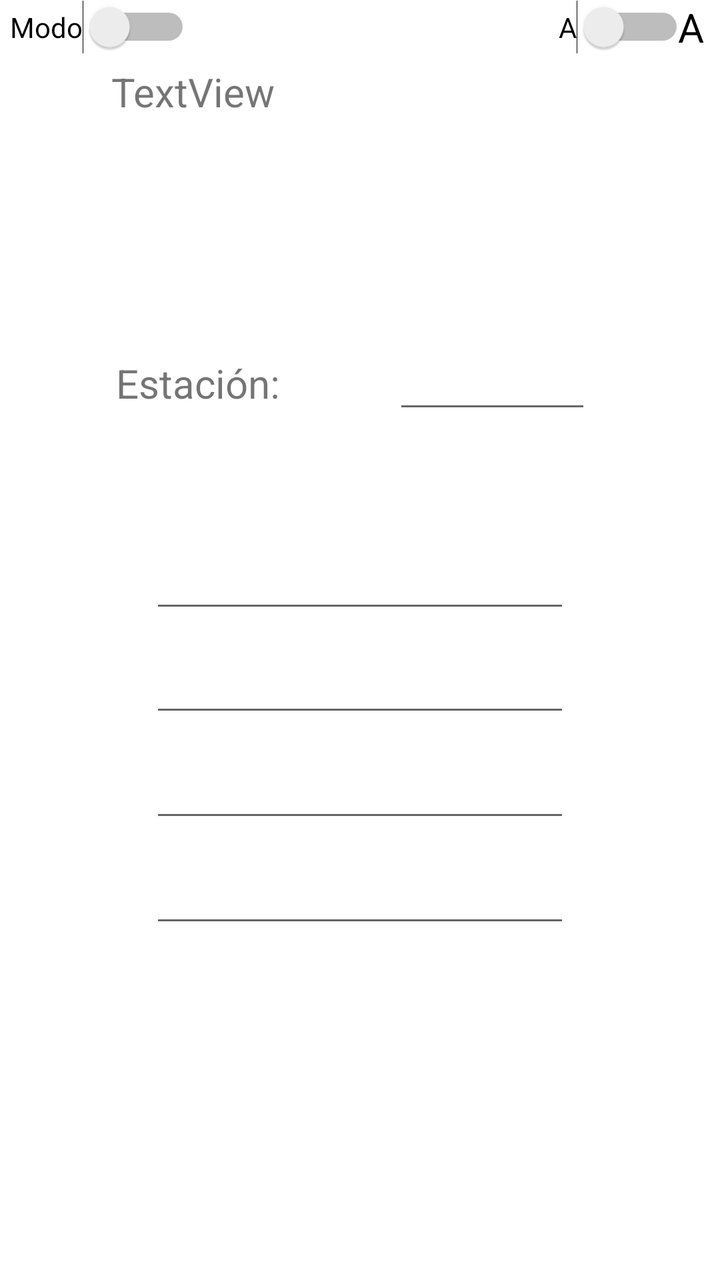
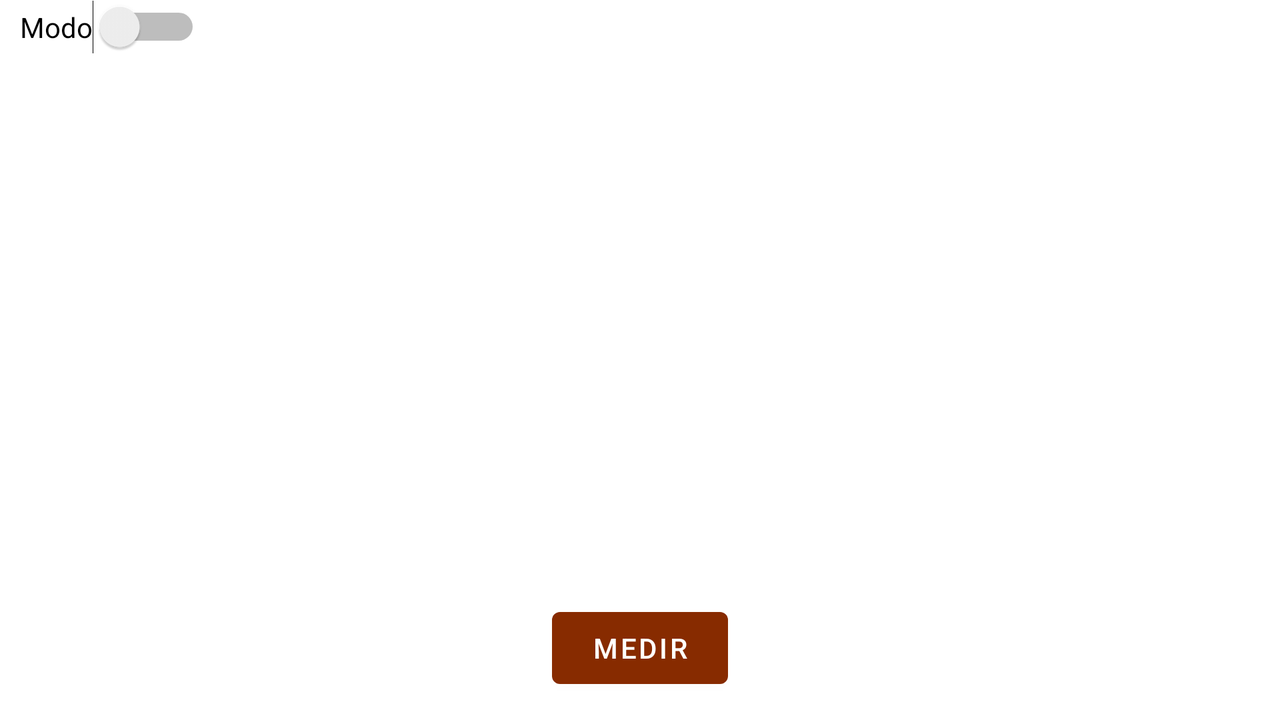

One screen, two layout resources from the same app: the default and the repository's alternative for another configuration. Each is rendered where Android would select it; the XML of both is given below.
<!-- AndroidManifest.xml: application theme Theme.Tut -->
<!-- res/layout/activity_main.xml -->
<?xml version="1.0" encoding="utf-8"?>
<androidx.constraintlayout.widget.ConstraintLayout xmlns:android="http://schemas.android.com/apk/res/android"
    xmlns:app="http://schemas.android.com/apk/res-auto"
    xmlns:tools="http://schemas.android.com/tools"
    android:layout_width="match_parent"
    android:layout_height="match_parent"
    tools:context=".MainActivity">


    <Button
        android:id="@+id/button"
        android:layout_width="wrap_content"
        android:layout_height="wrap_content"
        android:layout_marginTop="638dp"
        android:layout_marginBottom="45dp"
        android:text="Medir"
        app:backgroundTint="#872B00"
        app:layout_constraintBottom_toBottomOf="parent"
        app:layout_constraintEnd_toEndOf="parent"
        app:layout_constraintHorizontal_bias="0.498"
        app:layout_constraintStart_toStartOf="parent"
        app:layout_constraintTop_toTopOf="parent"
        app:layout_constraintVertical_bias="1.0" />

    <Switch
        android:id="@+id/CambioModo"
        android:layout_width="wrap_content"
        android:layout_height="wrap_content"
        android:text="Modo"
        app:layout_constraintEnd_toEndOf="parent"
        app:layout_constraintHorizontal_bias="0.018"
        app:layout_constraintStart_toStartOf="parent"
        app:layout_constraintTop_toTopOf="parent" />

    <Switch
        android:id="@+id/CambioLetra"
        android:layout_width="wrap_content"
        android:layout_height="wrap_content"
        android:text="A"
        app:layout_constraintBottom_toBottomOf="parent"
        app:layout_constraintEnd_toEndOf="parent"
        app:layout_constraintHorizontal_bias="0.94"
        app:layout_constraintStart_toStartOf="parent"
        app:layout_constraintTop_toTopOf="parent"
        app:layout_constraintVertical_bias="0.0" />

    <TextView
        android:id="@+id/A"
        android:layout_width="21dp"
        android:layout_height="26dp"
        android:text="A"
        android:textColor="#000000"
        android:textSize="20dp"
        app:layout_constraintBottom_toBottomOf="parent"
        app:layout_constraintEnd_toEndOf="parent"
        app:layout_constraintHorizontal_bias="1.0"
        app:layout_constraintStart_toStartOf="parent"
        app:layout_constraintTop_toTopOf="parent"
        app:layout_constraintVertical_bias="0.0" />

    <TextView
        android:id="@+id/saludo"
        android:layout_width="252dp"
        android:layout_height="150dp"
        android:text="TextView"
        android:textSize="20dp"
        app:layout_constraintBottom_toBottomOf="parent"
        app:layout_constraintEnd_toEndOf="parent"
        app:layout_constraintHorizontal_bias="0.515"
        app:layout_constraintStart_toStartOf="parent"
        app:layout_constraintTop_toTopOf="parent"
        app:layout_constraintVertical_bias="0.066" />

    <TextView
        android:id="@+id/Estacion"
        android:layout_width="wrap_content"
        android:layout_height="wrap_content"
        android:layout_marginStart="5dp"
        android:layout_marginLeft="5dp"
        android:layout_marginTop="8dp"
        android:text="Estación:"
        android:textSize="20sp"
        app:layout_constraintBottom_toBottomOf="parent"
        app:layout_constraintEnd_toEndOf="parent"
        app:layout_constraintHorizontal_bias="0.194"
        app:layout_constraintStart_toStartOf="parent"
        app:layout_constraintTop_toTopOf="parent"
        app:layout_constraintVertical_bias="0.281" />

    <EditText
        android:id="@+id/editTextTextPersonName"
        android:layout_width="99dp"
        android:layout_height="40dp"
        android:ems="10"
        android:inputType="textPersonName"
        app:layout_constraintBottom_toBottomOf="parent"
        app:layout_constraintEnd_toEndOf="parent"
        app:layout_constraintHorizontal_bias="0.753"
        app:layout_constraintStart_toStartOf="parent"
        app:layout_constraintTop_toTopOf="parent"
        app:layout_constraintVertical_bias="0.286" />

    <EditText
        android:id="@+id/pH"
        android:layout_width="wrap_content"
        android:layout_height="wrap_content"
        android:ems="10"
        android:inputType="textPersonName"
        app:layout_constraintBottom_toBottomOf="parent"
        app:layout_constraintEnd_toEndOf="parent"
        app:layout_constraintStart_toStartOf="parent"
        app:layout_constraintTop_toTopOf="parent"
        app:layout_constraintVertical_bias="0.451" />

    <EditText
        android:id="@+id/ORP"
        android:layout_width="wrap_content"
        android:layout_height="wrap_content"
        android:ems="10"
        android:inputType="textPersonName"
        app:layout_constraintBottom_toBottomOf="parent"
        app:layout_constraintEnd_toEndOf="parent"
        app:layout_constraintStart_toStartOf="parent"
        app:layout_constraintTop_toTopOf="parent"
        app:layout_constraintVertical_bias="0.538" />

    <EditText
        android:id="@+id/TDS"
        android:layout_width="wrap_content"
        android:layout_height="wrap_content"
        android:ems="10"
        android:inputType="textPersonName"
        app:layout_constraintBottom_toBottomOf="parent"
        app:layout_constraintEnd_toEndOf="parent"
        app:layout_constraintStart_toStartOf="parent"
        app:layout_constraintTop_toTopOf="parent"
        app:layout_constraintVertical_bias="0.626" />

    <EditText
        android:id="@+id/Turb"
        android:layout_width="wrap_content"
        android:layout_height="wrap_content"
        android:ems="10"
        android:inputType="textPersonName"
        app:layout_constraintBottom_toBottomOf="parent"
        app:layout_constraintEnd_toEndOf="parent"
        app:layout_constraintStart_toStartOf="parent"
        app:layout_constraintTop_toTopOf="parent"
        app:layout_constraintVertical_bias="0.714" />

</androidx.constraintlayout.widget.ConstraintLayout>
<!-- resources referenced by this layout -->
<resources>
  <style name="Theme.Tut" parent="Theme.MaterialComponents.DayNight.DarkActionBar">
          
          <item name="colorPrimary">@color/purple_500</item>
          <item name="colorPrimaryVariant">@color/purple_700</item>
          <item name="colorOnPrimary">@color/white</item>
          
          <item name="colorSecondary">@color/teal_200</item>
          <item name="colorSecondaryVariant">@color/teal_700</item>
          <item name="colorOnSecondary">@color/black</item>
          
          <item name="android:statusBarColor" tools:targetApi="l">?attr/colorPrimaryVariant</item>
          
      </style>
</resources>
<!-- res/layout-land/activity_main.xml (the repository's variant of the layout above) -->
<!-- drawn on the phone turned sideways -->
<?xml version="1.0" encoding="utf-8"?>
<androidx.constraintlayout.widget.ConstraintLayout xmlns:android="http://schemas.android.com/apk/res/android"
    xmlns:app="http://schemas.android.com/apk/res-auto"
    xmlns:tools="http://schemas.android.com/tools"
    android:layout_width="match_parent"
    android:layout_height="match_parent"
    tools:context=".MainActivity">


    <Button
        android:id="@+id/button"
        android:layout_width="wrap_content"
        android:layout_height="wrap_content"
        android:layout_marginTop="300dp"
        android:layout_marginBottom="45dp"
        android:onClick="hacerAlgo"
        android:text="Medir"
        app:backgroundTint="#872B00"
        app:layout_constraintBottom_toBottomOf="parent"
        app:layout_constraintEnd_toEndOf="parent"
        app:layout_constraintStart_toStartOf="parent"
        app:layout_constraintTop_toTopOf="parent"
        app:layout_constraintVertical_bias="0.0" />

    <TextView
        android:id="@+id/ORP"
        android:layout_width="250dp"
        android:layout_height="35dp"
        android:fontFamily="@font/droid_sans_mono"
        android:textSize="20sp"
        android:textStyle="bold"
        app:layout_constraintBottom_toBottomOf="parent"
        app:layout_constraintEnd_toEndOf="parent"
        app:layout_constraintHorizontal_bias="0.18"
        app:layout_constraintStart_toStartOf="parent"
        app:layout_constraintTop_toTopOf="parent"
        app:layout_constraintVertical_bias="0.378" />

    <TextView
        android:id="@+id/ph"
        android:layout_width="250dp"
        android:layout_height="35dp"
        android:fontFamily="@font/droid_sans_mono"
        android:textSize="20sp"
        android:textStyle="bold"
        app:layout_constraintBottom_toBottomOf="parent"
        app:layout_constraintEnd_toEndOf="parent"
        app:layout_constraintHorizontal_bias="0.955"
        app:layout_constraintStart_toStartOf="parent"
        app:layout_constraintTop_toTopOf="parent"
        app:layout_constraintVertical_bias="0.378" />

    <TextView
        android:id="@+id/TDS"
        android:layout_width="250dp"
        android:layout_height="35dp"
        android:fontFamily="@font/droid_sans_mono"
        android:textSize="20sp"
        android:textStyle="bold"
        app:layout_constraintBottom_toBottomOf="parent"
        app:layout_constraintEnd_toEndOf="parent"
        app:layout_constraintHorizontal_bias="0.18"
        app:layout_constraintStart_toStartOf="parent"
        app:layout_constraintTop_toTopOf="parent"
        app:layout_constraintVertical_bias="0.541" />

    <TextView
        android:id="@+id/Turb"
        android:layout_width="250dp"
        android:layout_height="35dp"
        android:fontFamily="@font/droid_sans_mono"
        android:textSize="20sp"
        android:textStyle="bold"
        app:layout_constraintBottom_toTopOf="@+id/button"
        app:layout_constraintEnd_toEndOf="parent"
        app:layout_constraintHorizontal_bias="0.955"
        app:layout_constraintStart_toStartOf="parent"
        app:layout_constraintTop_toTopOf="parent"
        app:layout_constraintVertical_bias="0.771" />

    <Switch
        android:id="@+id/CambioModo"
        android:layout_width="wrap_content"
        android:layout_height="wrap_content"
        android:text="Modo"
        app:layout_constraintBottom_toTopOf="@+id/ph"
        app:layout_constraintEnd_toEndOf="parent"
        app:layout_constraintHorizontal_bias="0.018"
        app:layout_constraintStart_toStartOf="parent"
        app:layout_constraintTop_toTopOf="parent"
        app:layout_constraintVertical_bias="0.0" />

</androidx.constraintlayout.widget.ConstraintLayout>
